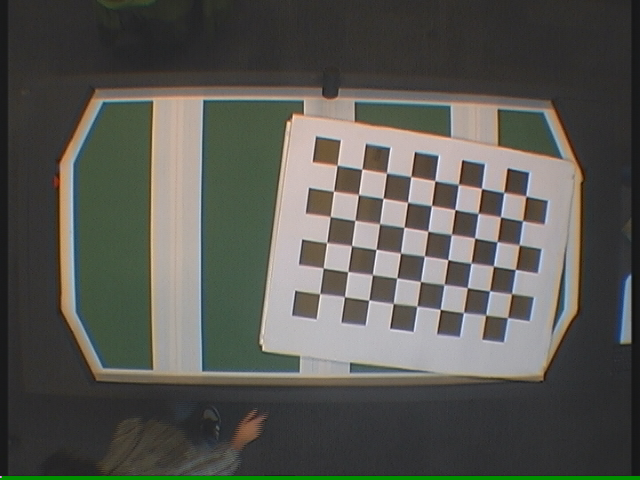
#> input picture preprocessing/distortion/samples/pitch1/10_9x6.png, 640 x 480 px; its folder holds 4 pictures in this run
$ python undistort.py
#> lines starting #> are read from the running program, lines starting #| are printed output that depends on the picture; after the words box and inside, x2 and y2 are one past the last pixel; in counts of white or black regions, pixels touching at a corner belong together
# Original tutorial: https://opencv-python-tutroals.readthedocs.org/en/latest/py_tutorials/py_calib3d/py_calibration/py_calibration.html#calibration

import numpy as np
import cv2
import glob
from copy import copy

import cPickle
filename = "../../vision/calibrations/undistort.txt"

# Set the required dimension of all sample checkboard images
dim = (9,6)

# prepare object points, like (0,0,0), (1,0,0), (2,0,0) ....,(6,5,0)
objp = np.zeros((dim[0]*dim[1], 3), np.float32)
objp[:,:2] = np.mgrid[0:dim[0], 0:dim[1]].T.reshape(-1,2)

# termination criteria
criteria = (cv2.TERM_CRITERIA_EPS + cv2.TERM_CRITERIA_MAX_ITER, 30, 0.001)

# Arrays to store object points and image points from all the images.
objpoints = [] # 3d point in real world space
imgpoints = [] # 2d points in image plane.

images = glob.glob('samples/pitch1/*.png')

for fname in images:

    img = cv2.imread(fname)
#> img is the input picture: shape (480, 640, 3); mean B, G, R 82.1, 87.8, 87.9
    gray = cv2.cvtColor(img,cv2.COLOR_BGR2GRAY)
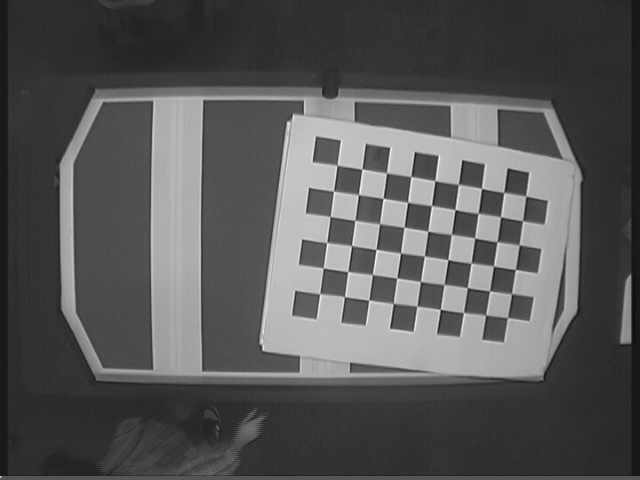
#> gray: shape (480, 640); min 16, max 249, mean 87.1

    # Find the chess board corners
    ret, corners = cv2.findChessboardCorners(gray, dim, None)
#> ret = True; corners = 54 rows, first 8: [337.2, 165.3], [361.8, 169.3], [386.6, 173.2], [410.8, 176.6], [434.9, 180.8], [458.4, 184.5], [481.7, 188.5], [503.7, 192.6]

    # If found, add object points, image points (after refining them)
    if ret == True:

        objpoints.append(objp)

        corners2 = copy(corners)
#> corners2 has the same summary as corners
        _ = cv2.cornerSubPix(gray,corners2,(11,11),(-1,-1),criteria)
        imgpoints.append(corners2)

        # Draw and display the corners
        # Comment this out to skip showing sample images!
        _ = cv2.drawChessboardCorners(img, dim, corners2, ret)
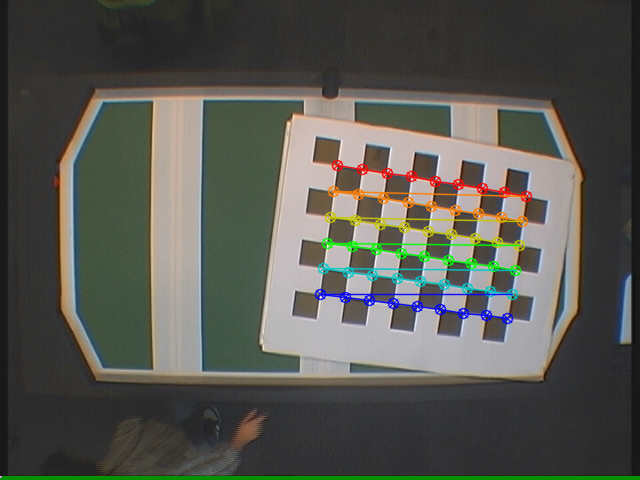
#> img: shape (480, 640, 3); 3.34% of pixels changed, all inside (x1, y1, x2, y2) = (314, 159, 533, 325)
        cv2.imshow('img',img)
        cv2.waitKey(1000)
#> pass 2 of the loop `for fname in images:`:
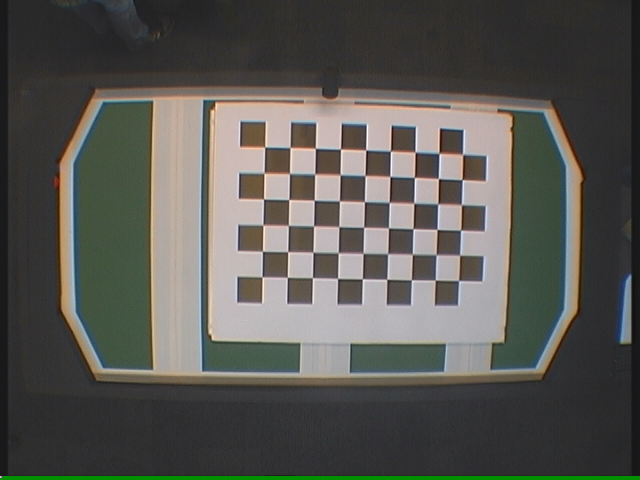
#> input picture preprocessing/distortion/samples/pitch1/11_9x6.png, 640 x 480 px
#> img is the input picture: shape (480, 640, 3); mean B, G, R 83.1, 88.1, 88.9
#> `gray = cv2.cvtColor(img,cv2.COLOR_BGR2GRAY)`:
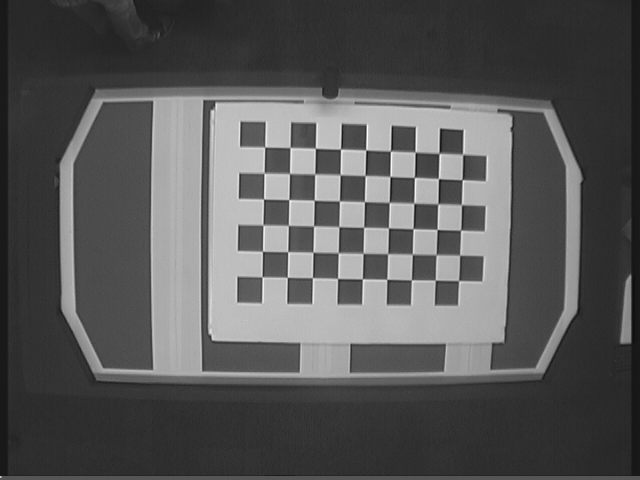
#> gray: shape (480, 640); min 16, max 254, mean 87.7
#> corners = 54 rows, first 8: [264.7, 147.1], [290, 147.5], [315.4, 148.4], [340.5, 149.2], [365.7, 150.1], [390.3, 151.2], [415.2, 152.2], [439, 153.5]
#> corners2 has the same summary as corners
#> `_ = cv2.drawChessboardCorners(img, dim, corners2, ret)`:
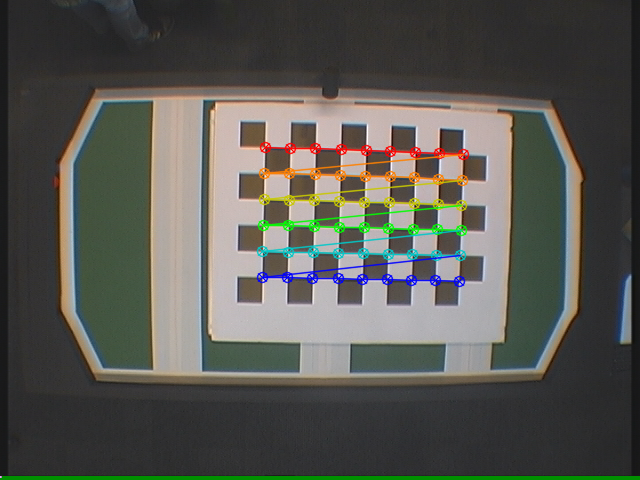
#> img: shape (480, 640, 3); 3.42% of pixels changed, all inside (x1, y1, x2, y2) = (256, 141, 470, 288)
#> pass 3 of the loop `for fname in images:`:
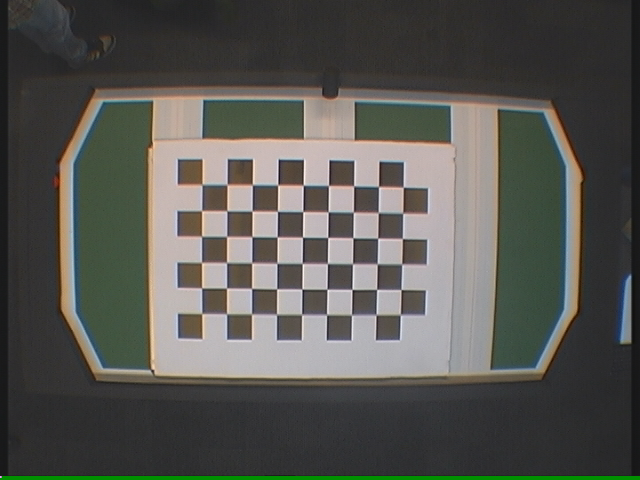
#> input picture preprocessing/distortion/samples/pitch1/12_9x6.png, 640 x 480 px
#> img is the input picture: shape (480, 640, 3); mean B, G, R 82, 86.8, 87.1
#> `gray = cv2.cvtColor(img,cv2.COLOR_BGR2GRAY)`:
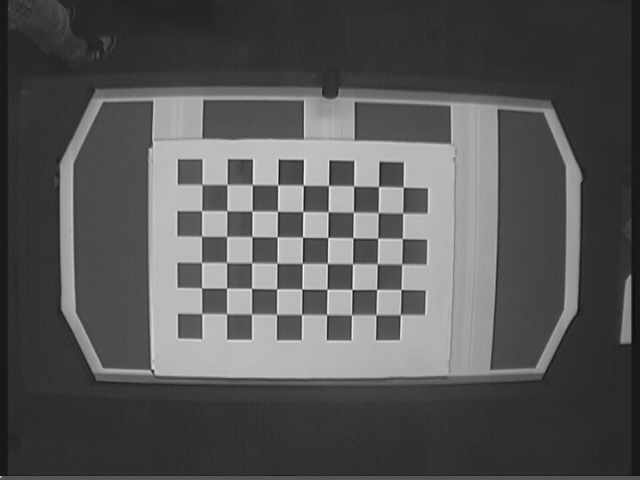
#> gray: shape (480, 640); min 16, max 248, mean 86.2
#> corners = 54 rows, first 8: [202, 184.6], [227.1, 184.6], [252.4, 184.8], [277.7, 184.9], [303.3, 185.3], [328.5, 185.5], [353.7, 186.1], [378.6, 186.6]
#> corners2 has the same summary as corners
#> `_ = cv2.drawChessboardCorners(img, dim, corners2, ret)`:
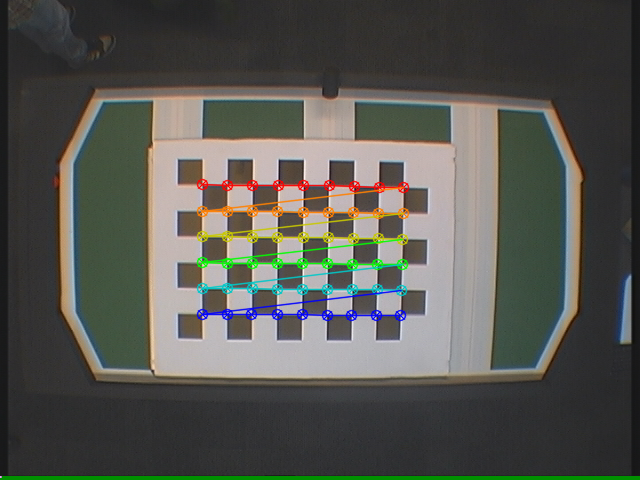
#> img: shape (480, 640, 3); 3.45% of pixels changed, all inside (x1, y1, x2, y2) = (196, 178, 410, 322)
#> the loop made 4 passes; the first 3 are shown

cv2.destroyAllWindows()

# Get the calibration data
ret, mtx, dist, rvecs, tvecs = cv2.calibrateCamera(objpoints, imgpoints, gray.shape[::-1],None,None)

#> (the run stopped early here; a loop or call above may not have finished)
